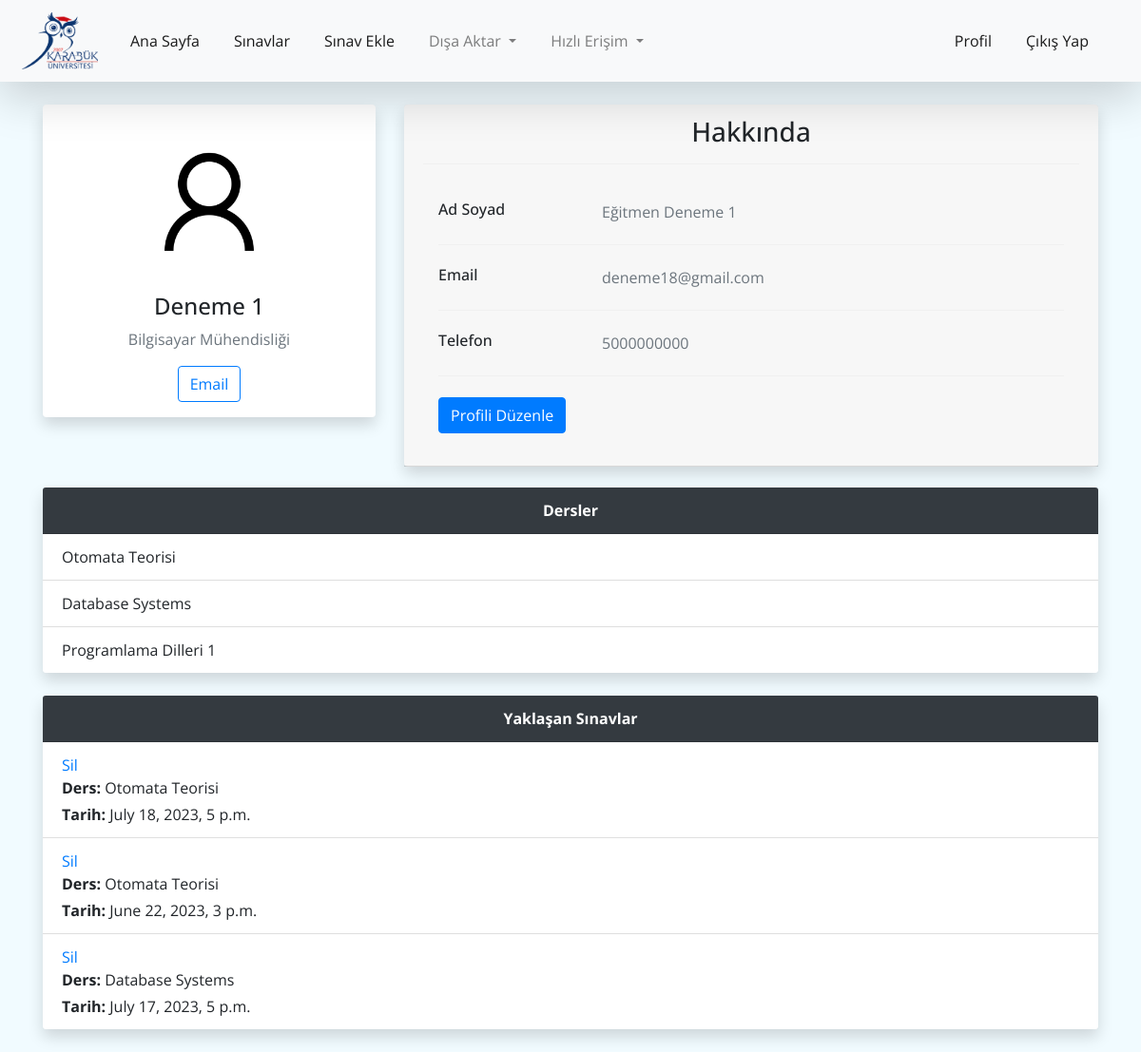
/profile/21 (signed in), run on the app's committed database.
### instructor/models.py (models this page shows, shortened)
class Instructor(AbstractBaseUser):
    email = models.EmailField(verbose_name="email", max_length=90, unique=True)
    first_name = models.CharField(verbose_name="first name", max_length=200)
    last_name = models.CharField(verbose_name="last name", max_length=200)
    department = models.ForeignKey("university.Department", on_delete=models.SET_NULL,
                                   null=True, default="", blank=True, verbose_name="department")
    phone = models.CharField(verbose_name="phone", max_length=20)
    date_joined = models.DateTimeField(
        verbose_name="date joined", auto_now_add=True)
    last_login = models.DateTimeField(
        verbose_name="last login", auto_now=True)
    is_instructor = models.BooleanField(default=False, blank=True, null=True)
    is_admin = models.BooleanField(default=False)
    is_active = models.BooleanField(default=True)
    is_staff = models.BooleanField(default=False)
    is_superuser = models.BooleanField(default=False)
    profile_image = models.ImageField(
        upload_to="profile_images", blank=True, null=True, default="/default_images/default_profile.png")
    objects = MyAccountManager()
    USERNAME_FIELD = 'email'
    REQUIRED_FIELDS = ['first_name', 'last_name']
    def full_name(self):
        return f'{self.first_name} {self.last_name}'
    def get_absolute_url(self):
        return reverse("profile", args=[self.id])

### university/models.py (models this page shows, shortened)
class Department(models.Model):
    department_name = models.CharField(max_length=150, unique=True)
    building = models.ForeignKey(Building,
                                 max_length=150, on_delete=models.SET_NULL, null=True, related_name="departments")
    slug = models.SlugField(max_length=100, blank=True, editable=False)
    def __str__(self):
        return self.department_name

class Course(models.Model):
    course_code = models.CharField(max_length=50, unique=True)
    course_name = models.CharField(max_length=150, unique=True)
    unit = models.ManyToManyField(Unit, related_name="courses")
    department = models.ForeignKey(
        Department, on_delete=models.SET_NULL, null=True, related_name="courses")
    instructor = models.ForeignKey(
        Instructor, on_delete=models.SET_NULL, null=True, related_name="courses")
    student_count = models.IntegerField(default=0)
    slug = models.SlugField(max_length=100, blank=True, editable=False)
    def __str__(self):
        return self.course_name

### exam/models.py (models this page shows, shortened)
class Exam(models.Model):
    ENGLISH_LEVEL_CHOICES = [
        ('0', '0% English'),
        ('30', '30% English'),
        ('100', '100% English'),
    ]
    language_level = models.CharField(max_length=3, choices=ENGLISH_LEVEL_CHOICES, default='0')
    EXAM_TYPE_CHOICES = [('Midterm', 'Midterm',), ('Final', 'Final',), ('Make-up', 'Make-up',)]
    exam_type = models.CharField(max_length=50, choices=EXAM_TYPE_CHOICES)
    course = models.ForeignKey(Course, on_delete=models.CASCADE, related_name="exams")
    unit = models.ForeignKey(Unit, on_delete=models.CASCADE, related_name="exams")
    start_date = models.DateTimeField()
    duration = models.IntegerField(null=True)
    end_date = models.DateTimeField(blank=True, null=True, editable=False)
    location = models.ManyToManyField(Classroom, related_name="exams")
    EDUCATION_TYPE_CHOICES = [('1', '1. Öğretim'), ('2', '2. Öğretim'),]
    education_type = models.CharField(max_length=1, choices=EDUCATION_TYPE_CHOICES, default='1')
    def __str__(self):
        return self.course.course_name
    class Meta:
        models.UniqueConstraint(
            fields=['start_date', 'location'], name="Date and Location")
        models.UniqueConstraint(fields=['course', 'exam_type', 'unit'], name="Course, Type, Unit")

### instructor/views.py (the view)
# urls.py: path('profile/<int:id>', views.profile_view, name="profile"),
def profile_view(request, id):
    user = request.user
    context = {}
    if user.is_authenticated:
        requested_user = get_object_or_404(Instructor, pk=id)
        if requested_user.is_instructor:
            instructor = requested_user
            context['instructor'] = instructor
            context['courses'] = requested_user.courses.all()
            context['exams'] = get_exams(context['courses'])
            return render(request, 'instructor/profile_detail.html', context)
        else:
            return redirect('/')
    else:
        return redirect('/login')

### instructor/instructor_helper.py (called while the page is built)
def get_exams(courses):
    exams = []
    for course in courses:
        for exam in course.exams.all():
            exams.append(exam)
    return exams

### instructor/templates/instructor/profile_detail.html (shortened to what this page needs)
{% extends 'base.html' %}
{% load static %}
{% block links %}
<link rel="stylesheet" href="{% static 'instructor/profile_detail.css' %}">
{% endblock  %}
{% block content %}
<div class="container mt-4">
	<div class="row gutters-sm">
		<div class="col-md-4 mb-3">
			<div class="card shadow">
				<div class="card-body">
					<div class="d-flex flex-column align-items-center text-center">
						<img
							src="{{instructor.profile_image.url}}"
							alt="Admin"
							width="150"
							class="profile_image mt-3"
						/>
						<div class="mt-3">
							<h4>{{instructor.last_name}}</h4>
							<p class="font-size-sm text-muted">{{instructor.department}}</span></p>
							<a
								class="btn btn-outline-primary"
								href="mailto:{{instructor.email}}"
								>Email</a
							>
						</div>
					</div>
				</div>
			</div>
		</div>
		<div class="col-md-8">
			<div class="card mb-3 shadow">
				<div class="card-header">
					<h3 class="text-center">Hakkında</h3>
					<hr />
					<div class="card-body">
						<div class="row">
							<div class="col-sm-3">
								<h6 class="mb-0">Ad Soyad</h6>
							</div>
							<div class="col-sm-9 text-secondary">{{instructor.full_name}}</div>
						</div>
						<hr />
						<div class="row">
							<div class="col-sm-3">
								<h6 class="mb-0">Email</h6>
							</div>
							<div class="col-sm-9 text-secondary">{{instructor.email}}</div>
						</div>
						<hr />
						<div class="row">
							<div class="col-sm-3">
								<h6 class="mb-0">Telefon</h6>
							</div>
							<div class="col-sm-9 text-secondary">{{instructor.phone}}</div>
						</div>
						<hr />
						<div class="row">
							<div class="col-sm-12">
								{% if request.user.id == instructor.id %}
								<a
								class="btn btn-primary"
								target="__blank"
								href="{% url 'update-profile' instructor.id %}"
								>Profili Düzenle</a
							>
								{% endif %}
							</div>
						</div>
					</div>
				</div>
			</div>
		</div>
	</div>
	<div class="card shadow" style="width: 100%;">
		<div class="card-header bg-dark text-white font-weight-bold text-center">
		  Dersler
		</div>
		<ul class="list-group list-group-flush">
			{% if exams %}
			{% for course in courses %}
			<li class="list-group-item">{{course}}</li>
			{% endfor %}
			{% else %}
			<strong class="text-center m-3">Eğitmenin şu an dersi bulunmamakta.</strong>
			{% endif %}
		</ul>
	  </div>
	  <div class="card shadow mt-4 mb-4"  style="width: 100%;">
		<div class="card-header bg-dark text-white font-weight-bold text-center">
		  Yaklaşan Sınavlar
		</div>
		<ul class="list-group list-group-flush">
			{% if exams %}
			{% for exam in exams %}
			<li class="list-group-item">
				{% if request.user.id == exam.course.instructor.id %}
				<a href="{% url 'exam-delete' exam.id%}">Sil</a>
				{% endif %}
				<p class="mb-1"><span class="font-weight-bold"> Ders: </span> {{exam}} <br></p>
				<span class="font-weight-bold"> Tarih: </span> {{exam.start_date}}
			</li>
			{% endfor %}
			{% else %}
			<strong class="text-center m-3">Yaklaşan Sınav Yok</strong>
			{% endif %}
		</ul>
	  </div>
</div>
{% endblock %}

### static/style/base.css (style rules this page uses)
* { font-family: "Open Sans", "Lato", sans-serif; }
.container { padding-top: 80px; }
.body { background-color: rgb(241, 251, 255); }

### instructor/static/instructor/profile_detail.css (style rules this page uses)
.profile_image { border-radius: 3%; }
.card { box-shadow: 0 1px 3px 0 rgba(0, 0, 0, 0.1), 0 1px 2px 0 rgba(0, 0, 0, 0.06); }
.card { position: relative; display: flex; flex-direction: column; min-width: 0; word-wrap: break-word; background-color: #fff; background-clip: border-box; border: 0 solid rgba(0, 0, 0, 0.125); border-radius: 0.25rem; }
.card-body { flex: 1 1 auto; min-height: 1px; padding: 1rem; }
.row { padding: 6px 0px; }

### data on the page
Instructor: profile_image (placeholder picture), last_name "Deneme 1", department "Bilgisayar Mühendisliği", full_name "Eğitmen Deneme 1", email "deneme18@gmail.com", phone "5000000000"
Course: course_name "Otomata Teorisi"
Course: course_name "Database Systems"
Course: course_name "Programlama Dilleri 1"
Exam: shows "Sil", course.course_name "Otomata Teorisi", start_date "July 18, 2023, 5 p.m."
Exam: shows "Sil", course.course_name "Otomata Teorisi", start_date "June 22, 2023, 3 p.m."
Exam: shows "Sil", course.course_name "Database Systems", start_date "July 17, 2023, 5 p.m."
